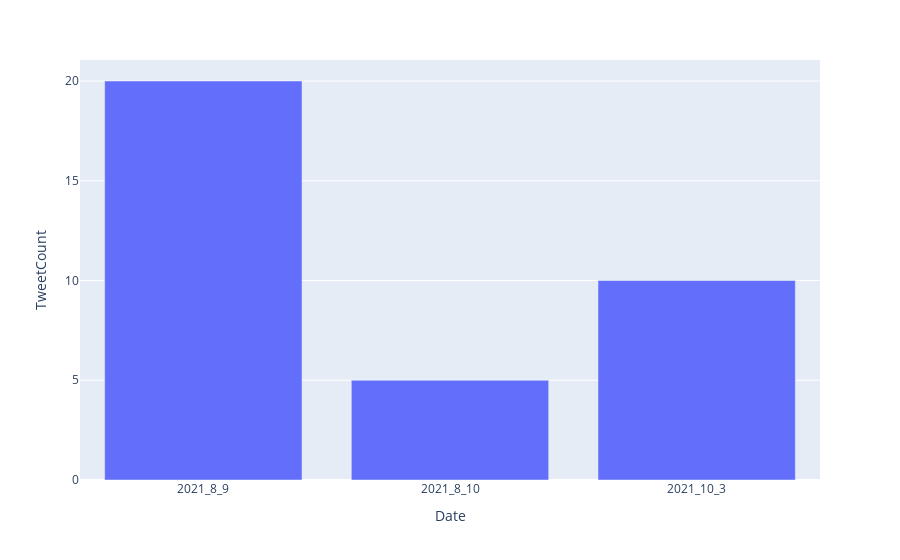

The notebook cell saved with this chart:
### Code cell
tempdf = ps.DataFrame(dfDay)

tempdf.plot(kind='bar', x='Date', y='TweetCount')

### Figure 1 — Plotly figure (JSON) as saved in the notebook; plotly's stock layout.template omitted (floating-point values rounded to 4 significant figures)
{"data": [{"alignmentgroup": "True", "hovertemplate": "Date=%{x}<br>TweetCount=%{y}<extra></extra>", "legendgroup": "", "marker": {"color": "#636efa", "pattern": {"shape": ""}}, "name": "", "offsetgroup": "", "orientation": "v", "showlegend": false, "textposition": "auto", "type": "bar", "x": ["2021_8_9", "2021_8_10", "2021_10_3"], "xaxis": "x", "y": [20, 5, 10], "yaxis": "y"}], "layout": {"barmode": "relative", "legend": {"tracegroupgap": 0}, "margin": {"t": 60}, "xaxis": {"anchor": "y", "domain": [0, 1], "title": {"text": "Date"}}, "yaxis": {"anchor": "x", "domain": [0, 1], "title": {"text": "TweetCount"}}}}
